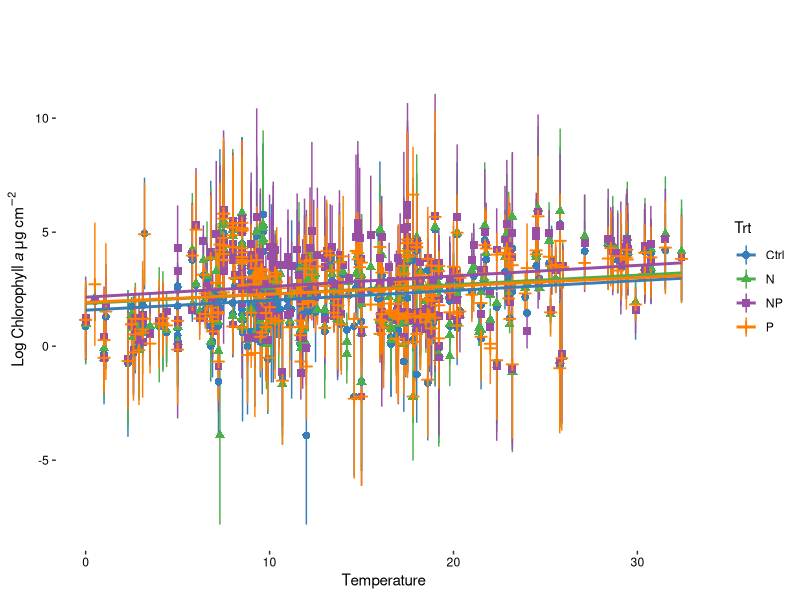

R code for this plot: (Note: this script raises an error after producing the figure.)
## ---- chunk 1
knitr::opts_chunk$set(echo = TRUE)

library(ggplot2)
library(car)
library(lsmeans)

Data=read.csv("raw-data/Beck Data/Beck_Longform.csv")

## ---- chunk 2

#Chla vs. Temp

ggplot(Data, aes(x=Temp, y=log(Chla_Mean+.01), color=Trt)) +
  geom_pointrange(aes(ymin=log(Chla_Mean+.01)-log(Chla_SE+.01), ymax=log(Chla_Mean+.01)+ log(Chla_SE+.01), shape=Trt, color=Trt))+
  geom_smooth(method=lm,   
                se=FALSE)+
    #scale_colour_hue(l=50) + 
  theme(axis.text.x = element_text(colour="black"), panel.grid.minor = element_blank(), panel.grid.major = element_blank(), axis.text.y=element_text(colour="black"), panel.background=element_blank(), plot.title=element_text(hjust=-.22))+
  ylab(bquote(Log~Chlorophyll~italic(a)~mu*g*~cm^-2))+
  xlab(bquote(Temperature))+ 
  scale_colour_manual(values=c("#377eb8", "#4daf4a", "#984ea3", "#ff7f00"))

#Chla vs. Temp ANCOVAs

options(contrasts=c("contr.sum", "contr.poly"))
Model=aov(log(Chla_Mean+.01)~Trt*Temp, data=Data)
Anova(Model, type="III")

#Log meets assumptions

#par(mfrow=c(2,2))
#plot(Model)

#Lsmeans (pairwise trt differences, averaging over temperature)

lsmeans(Model, pairwise~Trt)

#Lstrends (pairwise trt differences in the way chl-a responds to temperature)

comp=lstrends(Model, ~ Trt, var = "Temp")
cld(comp)

## ---- chunk 3

#LRRs vs. Temp

ggplot(Data, aes(x=Temp, y=LRR_Mean, color=Trt)) +
  geom_pointrange(aes(ymin=LRR_Mean-LRR_Var, ymax=LRR_Mean + LRR_Var, shape=Trt, color=Trt))+
  geom_smooth(method=lm,   
                se=FALSE)+
    #scale_colour_hue(l=50) + 
  theme(axis.text.x = element_text(colour="black"), panel.grid.minor = element_blank(), panel.grid.major = element_blank(), axis.text.y=element_text(colour="black"), panel.background=element_blank(), plot.title=element_text(hjust=-.22))+
  ylab(bquote(LRR))+
  xlab(bquote(Temperature))+ 
  ylim(-5,5) +
  scale_colour_manual(values=c("#377eb8", "#4daf4a", "#984ea3", "#ff7f00"))

#Chla vs. Temp ANCOVAs

options(contrasts=c("contr.sum", "contr.poly"))
Model=aov(LRR_Mean~Trt*Temp, data=Data)
Anova(Model, type="III")

#Doesn't quite meet assumptions

#par(mfrow=c(2,2))
#plot(Model)

#Lsmeans (pairwise trt differences, averaging over temperature)

lsmeans(Model, pairwise~Trt)

#Lstrends (pairwise trt differences in the way chl-a responds to temperature)

comp=lstrends(Model, ~ Trt, var = "Temp")
cld(comp)



## ---- chunk 4

#Chla vs. NO3_ug_L

ggplot(Data, aes(x=log(NO3_ug_L+.01), y=log(Chla_Mean+.01), color=Trt)) +
  geom_pointrange(aes(ymin=log(Chla_Mean+.01)-log(Chla_SE+.01), ymax=log(Chla_Mean+.01)+ log(Chla_SE+.01), shape=Trt, color=Trt))+
  geom_smooth(method=lm,   
                se=FALSE)+
    #scale_colour_hue(l=50) + 
  theme(axis.text.x = element_text(colour="black"), panel.grid.minor = element_blank(), panel.grid.major = element_blank(), axis.text.y=element_text(colour="black"), panel.background=element_blank(), plot.title=element_text(hjust=-.22))+
  ylab(bquote(Log~Chlorophyll~italic(a)~mu*g*~cm^-2))+
  xlab(bquote(Log~NO3_ug_L))+ 
  scale_colour_manual(values=c("#377eb8", "#4daf4a", "#984ea3", "#ff7f00"))

#Chla vs. NO3_ug_L ANCOVAs

options(contrasts=c("contr.sum", "contr.poly"))
Model=aov(log(Chla_Mean+.01)~Trt*log(NO3_ug_L+.01), data=Data)
Anova(Model, type="III")

#Log meets assumptions pretty well

#par(mfrow=c(2,2))
#plot(Model)

#Lsmeans (pairwise trt differences, averaging over NO3_ug_Lerature)

lsmeans(Model, pairwise~Trt)

#Lstrends (pairwise trt differences in the way chl-a responds to NO3_ug_Lerature)

comp=lstrends(Model, ~ Trt, var = "NO3_ug_L")
cld(comp)

## ---- chunk 5

#LRRs vs. NO3_ug_L

ggplot(Data, aes(x=log(NO3_ug_L+.01), y=LRR_Mean, color=Trt)) +
  geom_pointrange(aes(ymin=LRR_Mean-LRR_Var, ymax=LRR_Mean + LRR_Var, shape=Trt, color=Trt))+
  geom_smooth(method=lm,   
                se=FALSE)+
    #scale_colour_hue(l=50) + 
  theme(axis.text.x = element_text(colour="black"), panel.grid.minor = element_blank(), panel.grid.major = element_blank(), axis.text.y=element_text(colour="black"), panel.background=element_blank(), plot.title=element_text(hjust=-.22))+
  ylab(bquote(LRR))+
  xlab(bquote(log(NO3_ug_L+.01)))+ 
  ylim(-5,5) +
  scale_colour_manual(values=c("#377eb8", "#4daf4a", "#984ea3", "#ff7f00"))

#Chla vs. NO3_ug_L ANCOVAs

options(contrasts=c("contr.sum", "contr.poly"))
Model=aov(LRR_Mean~Trt*NO3_ug_L, data=Data)
Anova(Model, type="III")

#Doesn't really meet assumptions- outliers? 

#par(mfrow=c(2,2))
#plot(Model)

#Lsmeans (pairwise trt differences, averaging over NO3_ug_Lerature)

lsmeans(Model, pairwise~Trt)

#Lstrends (pairwise trt differences in the way chl-a responds to NO3_ug_Lerature)

comp=lstrends(Model, ~ Trt, var = "NO3_ug_L")
cld(comp)

## ---- chunk 6

#Chla vs. SRP_ug_L

ggplot(Data, aes(x=log(SRP_ug_L+.01), y=log(Chla_Mean+.01), color=Trt)) +
  geom_pointrange(aes(ymin=log(Chla_Mean+.01)-log(Chla_SE+.01), ymax=log(Chla_Mean+.01)+ log(Chla_SE+.01), shape=Trt, color=Trt))+
  geom_smooth(method=lm,   
                se=FALSE)+
    #scale_colour_hue(l=50) + 
  theme(axis.text.x = element_text(colour="black"), panel.grid.minor = element_blank(), panel.grid.major = element_blank(), axis.text.y=element_text(colour="black"), panel.background=element_blank(), plot.title=element_text(hjust=-.22))+
  ylab(bquote(Log~Chlorophyll~italic(a)~mu*g*~cm^-2))+
  xlab(bquote(Log~SRP_ug_L))+
  scale_colour_manual(values=c("#377eb8", "#4daf4a", "#984ea3", "#ff7f00"))

#Chla vs. SRP_ug_L ANCOVAs

options(contrasts=c("contr.sum", "contr.poly"))
Model=aov(log(Chla_Mean+.01)~Trt*log(SRP_ug_L+.01), data=Data)
Anova(Model, type="III")

#Log meets assumptions

#par(mfrow=c(2,2))
#plot(Model)

#Lsmeans (pairwise trt differences, averaging over SRP_ug_Lerature)

lsmeans(Model, pairwise~Trt)

#Lstrends (pairwise trt differences in the way chl-a responds to SRP_ug_Lerature)

comp=lstrends(Model, ~ Trt, var = "SRP_ug_L")
cld(comp)

## ---- chunk 7

#LRRs vs. SRP_ug_L

ggplot(Data, aes(x=log(SRP_ug_L+.01), y=LRR_Mean, color=Trt)) +
  geom_pointrange(aes(ymin=LRR_Mean-LRR_Var, ymax=LRR_Mean + LRR_Var, shape=Trt, color=Trt))+
  geom_smooth(method=lm,   
                se=FALSE)+
    #scale_colour_hue(l=50) + 
  theme(axis.text.x = element_text(colour="black"), panel.grid.minor = element_blank(), panel.grid.major = element_blank(), axis.text.y=element_text(colour="black"), panel.background=element_blank(), plot.title=element_text(hjust=-.22))+
  ylab(bquote(LRR))+
  xlab(bquote(log(SRP_ug_L+.01)))+ 
  ylim(-5,5)+
  scale_colour_manual(values=c("#377eb8", "#4daf4a", "#984ea3", "#ff7f00"))

#Chla vs. SRP_ug_L ANCOVAs

options(contrasts=c("contr.sum", "contr.poly"))
Model=aov(LRR_Mean~Trt*log(SRP_ug_L+.01), data=Data)
Anova(Model, type="III")

#Doesn't really meet assumptions- outliers? 

par(mfrow=c(2,2))
plot(Model)

#Lsmeans (pairwise trt differences, averaging over SRP_ug_Lerature)

lsmeans(Model, pairwise~Trt)

#Lstrends (pairwise trt differences in the way chl-a responds to SRP_ug_Lerature)

comp=lstrends(Model, ~ Trt, var = "SRP_ug_L")
cld(comp)

## ---- chunk 8

#Chla vs. Canopy_Quant

ggplot(Data, aes(x=Canopy_Quant, y=log(Chla_Mean+.01), color=Trt)) +
  geom_pointrange(aes(ymin=log(Chla_Mean+.01)-log(Chla_SE+.01), ymax=log(Chla_Mean+.01)+ log(Chla_SE+.01), shape=Trt, color=Trt))+
  geom_smooth(method=lm,   
                se=FALSE)+
    #scale_colour_hue(l=50) + 
  theme(axis.text.x = element_text(colour="black"), panel.grid.minor = element_blank(), panel.grid.major = element_blank(), axis.text.y=element_text(colour="black"), panel.background=element_blank(), plot.title=element_text(hjust=-.22))+
  ylab(bquote(Log~Chlorophyll~italic(a)~mu*g*~cm^-2))+
  xlab(bquote(Log~Canopy_Quant))+ 
  scale_colour_manual(values=c("#377eb8", "#4daf4a", "#984ea3", "#ff7f00"))

#Chla vs. Canopy_Quant ANCOVAs

options(contrasts=c("contr.sum", "contr.poly"))
Model=aov(log(Chla_Mean+.01)~Trt*Canopy_Quant, data=Data)
Anova(Model, type="III")

#Log meets assumptions

#par(mfrow=c(2,2))
#plot(Model)

#Lsmeans (pairwise trt differences, averaging over Canopy_Quanterature)

lsmeans(Model, pairwise~Trt)

#Lstrends (pairwise trt differences in the way chl-a responds to Canopy_Quanterature)

comp=lstrends(Model, ~ Trt, var = "Canopy_Quant")
cld(comp)

## ---- chunk 9

#LRRs vs. Canopy_Quant

ggplot(Data, aes(x=Canopy_Quant, y=LRR_Mean, color=Trt)) +
  geom_pointrange(aes(ymin=LRR_Mean-LRR_Var, ymax=LRR_Mean + LRR_Var, shape=Trt, color=Trt))+
  geom_smooth(method=lm,   
                se=FALSE)+
    #scale_colour_hue(l=50) + 
  theme(axis.text.x = element_text(colour="black"), panel.grid.minor = element_blank(), panel.grid.major = element_blank(), axis.text.y=element_text(colour="black"), panel.background=element_blank(), plot.title=element_text(hjust=-.22))+
  ylab(bquote(LRR))+
  xlab(bquote(log(Canopy_Quant+.01)))+ 
  ylim(-5,5)+
  scale_colour_manual(values=c("#377eb8", "#4daf4a", "#984ea3", "#ff7f00"))

#Chla vs. Canopy_Quant ANCOVAs

options(contrasts=c("contr.sum", "contr.poly"))
Model=aov(LRR_Mean~Trt*Canopy_Quant, data=Data)
Anova(Model, type="III")

#Doesn't really meet assumptions- a few outliers

#par(mfrow=c(2,2))
#plot(Model)

#Lsmeans (pairwise trt differences, averaging over Canopy_Quanterature)

lsmeans(Model, pairwise~Trt)

#Lstrends (pairwise trt differences in the way chl-a responds to Canopy_Quanterature)

comp=lstrends(Model, ~ Trt, var = "Canopy_Quant")
cld(comp)

## ---- chunk 10

#Chla vs. NO3_SRP_Ratio

ggplot(Data, aes(x=log(NO3_SRP_Ratio+.01), y=log(Chla_Mean+.01), color=Trt)) +
  geom_pointrange(aes(ymin=log(Chla_Mean+.01)-log(Chla_SE+.01), ymax=log(Chla_Mean+.01)+ log(Chla_SE+.01), shape=Trt, color=Trt))+
  geom_smooth(method=lm,   
                se=FALSE)+
    #scale_colour_hue(l=50) + 
  theme(axis.text.x = element_text(colour="black"), panel.grid.minor = element_blank(), panel.grid.major = element_blank(), axis.text.y=element_text(colour="black"), panel.background=element_blank(), plot.title=element_text(hjust=-.22))+
  ylab(bquote(Log~Chlorophyll~italic(a)~mu*g*~cm^-2))+
  xlab(bquote(Log~NO3_SRP_Ratio))+ 
  scale_colour_manual(values=c("#377eb8", "#4daf4a", "#984ea3", "#ff7f00"))

#Chla vs. NO3_SRP_Ratio ANCOVAs

options(contrasts=c("contr.sum", "contr.poly"))
Model=aov(log(Chla_Mean+.01)~Trt*log(NO3_SRP_Ratio+.01), data=Data)
Anova(Model, type="III")

#Log generally meets assumptions

#par(mfrow=c(2,2))
#plot(Model)

#Lsmeans (pairwise trt differences, averaging over NO3_SRP_Ratioerature)

lsmeans(Model, pairwise~Trt)

#Lstrends (pairwise trt differences in the way chl-a responds to NO3_SRP_Ratioerature)

comp=lstrends(Model, ~ Trt, var = "NO3_SRP_Ratio")
cld(comp)

## ---- chunk 11

#LRRs vs. NO3_SRP_Ratio

ggplot(Data, aes(x=log(NO3_SRP_Ratio+.01), y=LRR_Mean, color=Trt)) +
  geom_pointrange(aes(ymin=LRR_Mean-LRR_Var, ymax=LRR_Mean + LRR_Var, shape=Trt, color=Trt))+
  geom_smooth(method=lm,   
                se=FALSE)+
    #scale_colour_hue(l=50) + 
  theme(axis.text.x = element_text(colour="black"), panel.grid.minor = element_blank(), panel.grid.major = element_blank(), axis.text.y=element_text(colour="black"), panel.background=element_blank(), plot.title=element_text(hjust=-.22))+
  ylab(bquote(LRR))+
  xlab(bquote(log(NO3_SRP_Ratio+.01)))+ 
  ylim(-5,5)+
  scale_colour_manual(values=c("#377eb8", "#4daf4a", "#984ea3", "#ff7f00"))

#Chla vs. NO3_SRP_Ratio ANCOVAs

options(contrasts=c("contr.sum", "contr.poly"))
Model=aov(LRR_Mean~Trt*log(NO3_SRP_Ratio+.01), data=Data)
Anova(Model, type="III")

#Doesn't quite meet assumptions- outliers? 

#par(mfrow=c(2,2))
#plot(Model)

#Lsmeans (pairwise trt differences, averaging over NO3_SRP_Ratioerature)

lsmeans(Model, pairwise~Trt)

#Lstrends (pairwise trt differences in the way chl-a responds to NO3_SRP_Ratioerature)

comp=lstrends(Model, ~ Trt, var = "NO3_SRP_Ratio")
cld(comp)

## ---- chunk 12

#LRRs vs. NO3_ug_L

ggplot(Data, aes(x=log(NO3_ug_L+.01), y=LRR_Mean, color=Trt)) +
  geom_pointrange(aes(ymin=LRR_Mean-LRR_Var, ymax=LRR_Mean + LRR_Var, shape=Trt, color=Trt))+
  geom_smooth(method=lm,   
                se=FALSE)+
    #scale_colour_hue(l=50) + 
  theme(axis.text.x = element_text(colour="black"), panel.grid.minor = element_blank(), panel.grid.major = element_blank(), axis.text.y=element_text(colour="black"), panel.background=element_blank(), plot.title=element_text(hjust=-.22))+
  ylab(bquote(LRR))+
  xlab(bquote(log(NO3_ug_L+.01)))+ 
  ylim(-5,5)+
  scale_colour_manual(values=c("#377eb8", "#4daf4a", "#984ea3", "#ff7f00"))

#Chla vs. NO3_ug_L ANCOVAs

options(contrasts=c("contr.sum", "contr.poly"))
Model=aov(LRR_Mean~Trt*log(NO3_ug_L+.01), data=Data)
Anova(Model, type="III")

#Meets assumptions

#par(mfrow=c(2,2))
#plot(Model)

#Lsmeans (pairwise trt differences, averaging over NO3_ug_Lerature)

lsmeans(Model, pairwise~Trt)

#Lstrends (pairwise trt differences in the way chl-a responds to NO3_ug_Lerature)

comp=lstrends(Model, ~ Trt, var = "NO3_ug_L")
cld(comp)

## ---- chunk 13

##Controls

Ctrl=subset(Data, Trt=="Ctrl")

#Chla vs. NO3_ug_L, SRP, Temp ANCOVAs

options(contrasts=c("contr.sum", "contr.poly"))
Model=aov(log(Chla_Mean+.01)~log(NO3_ug_L+.01)*log(SRP_ug_L)*Temp, data=Ctrl)
Anova(Model, type="III")

#Log meets assumptions

#par(mfrow=c(2,2))
#plot(Model)


##Nitrogens

Nitrogen=subset(Data, Trt=="N")

#Chla vs. NO3_ug_L, SRP, Temp ANCOVAs

options(contrasts=c("contr.sum", "contr.poly"))
Model=aov(log(Chla_Mean+.01)~log(NO3_ug_L+.01)*log(SRP_ug_L)*Temp, data=Nitrogen)
Anova(Model, type="III")

#Log meets assumptions

#par(mfrow=c(2,2))
#plot(Model)


##Phosphorus

Phosphorus=subset(Data, Trt=="P")

#Chla vs. NO3_ug_L, SRP, Temp ANCOVAs

options(contrasts=c("contr.sum", "contr.poly"))
Model=aov(log(Chla_Mean+.01)~log(NO3_ug_L+.01)*log(SRP_ug_L)*Temp, data=Phosphorus)
Anova(Model, type="III")

#Log meets assumptions

#par(mfrow=c(2,2))
#plot(Model)


##Nitrogen + Phosphorus

NP=subset(Data, Trt=="NP")

#Chla vs. NO3_ug_L, SRP, Temp ANCOVAs

options(contrasts=c("contr.sum", "contr.poly"))
Model=aov(log(Chla_Mean+.01)~log(NO3_ug_L+.01)*log(SRP_ug_L)*Temp, data=NP)
Anova(Model, type="III")

#Log meets assumptions

#par(mfrow=c(2,2))
#plot(Model)
## ---- chunk 14

##Nitrogens

Nitrogen=subset(Data, Trt=="N")

#LRR vs. NO3_ug_L, SRP, Temp ANCOVAs

options(contrasts=c("contr.sum", "contr.poly"))
Model=aov(LRR_Mean~log(NO3_ug_L+.01)*log(SRP_ug_L)*Temp, data=Nitrogen)
Anova(Model, type="III")

#Log mostly meets assumptions

#par(mfrow=c(2,2))
#plot(Model)


##Phosphorus

Phosphorus=subset(Data, Trt=="P")

#Chla vs. NO3_ug_L, SRP, Temp ANCOVAs

options(contrasts=c("contr.sum", "contr.poly"))
Model=aov(LRR_Mean~log(NO3_ug_L+.01)*log(SRP_ug_L)*Temp, data=Phosphorus)
Anova(Model, type="III")

#Log mostly meets assumptions

#par(mfrow=c(2,2))
#plot(Model)


##Nitrogen + Phosphorus

NP=subset(Data, Trt=="NP")

#Chla vs. NO3_ug_L, SRP, Temp ANCOVAs

options(contrasts=c("contr.sum", "contr.poly"))
Model=aov(LRR_Mean~log(NO3_ug_L+.01)*log(SRP_ug_L)*Temp, data=NP)
Anova(Model, type="III")

#Log meets assumptions

#par(mfrow=c(2,2))
#plot(Model)
